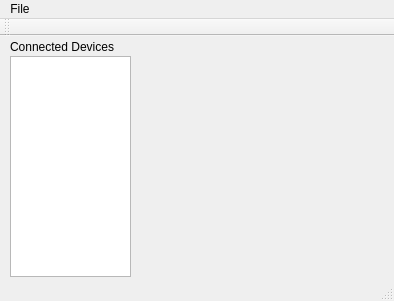
<?xml version="1.0" encoding="UTF-8"?>
<ui version="4.0">
 <class>MainWindow</class>
 <widget class="QMainWindow" name="MainWindow">
  <property name="geometry">
   <rect>
    <x>0</x>
    <y>0</y>
    <width>394</width>
    <height>301</height>
   </rect>
  </property>
  <property name="windowTitle">
   <string>MainWindow</string>
  </property>
  <widget class="QWidget" name="centralWidget">
   <widget class="QListWidget" name="listWidget">
    <property name="geometry">
     <rect>
      <x>10</x>
      <y>20</y>
      <width>121</width>
      <height>221</height>
     </rect>
    </property>
   </widget>
   <widget class="QLabel" name="label">
    <property name="geometry">
     <rect>
      <x>10</x>
      <y>0</y>
      <width>121</width>
      <height>21</height>
     </rect>
    </property>
    <property name="text">
     <string>Connected Devices</string>
    </property>
   </widget>
  </widget>
  <widget class="QMenuBar" name="menuBar">
   <property name="geometry">
    <rect>
     <x>0</x>
     <y>0</y>
     <width>394</width>
     <height>19</height>
    </rect>
   </property>
   <widget class="QMenu" name="menuFile">
    <property name="title">
     <string>File</string>
    </property>
    <addaction name="actionNew"/>
    <addaction name="actionOpen"/>
   </widget>
   <addaction name="menuFile"/>
  </widget>
  <widget class="QToolBar" name="mainToolBar">
   <attribute name="toolBarArea">
    <enum>TopToolBarArea</enum>
   </attribute>
   <attribute name="toolBarBreak">
    <bool>false</bool>
   </attribute>
  </widget>
  <widget class="QStatusBar" name="statusBar"/>
  <action name="actionNew">
   <property name="text">
    <string>New</string>
   </property>
  </action>
  <action name="actionOpen">
   <property name="text">
    <string>Open</string>
   </property>
  </action>
 </widget>
 <layoutdefault spacing="6" margin="11"/>
 <resources/>
 <connections/>
</ui>
